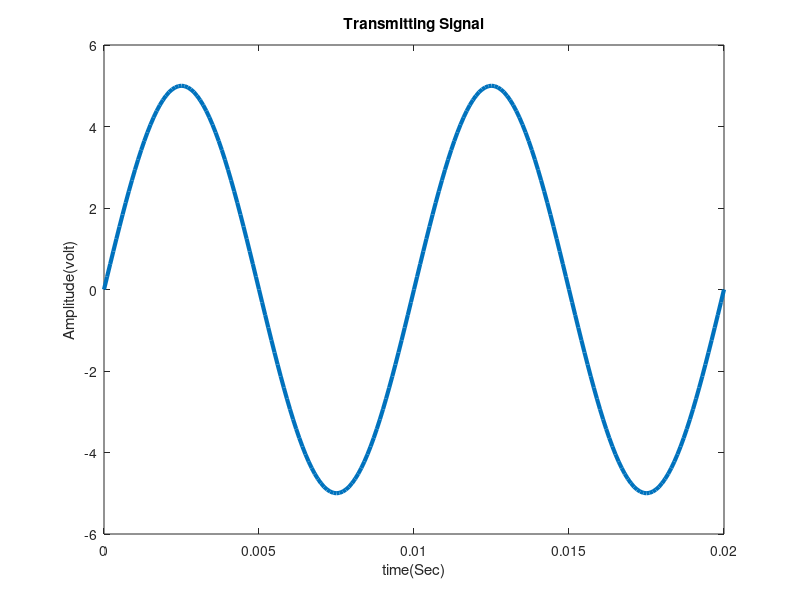
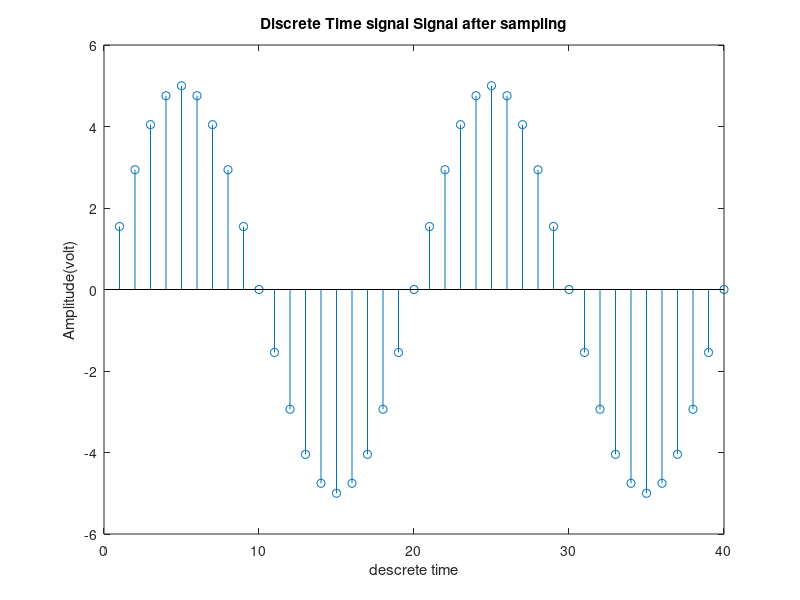
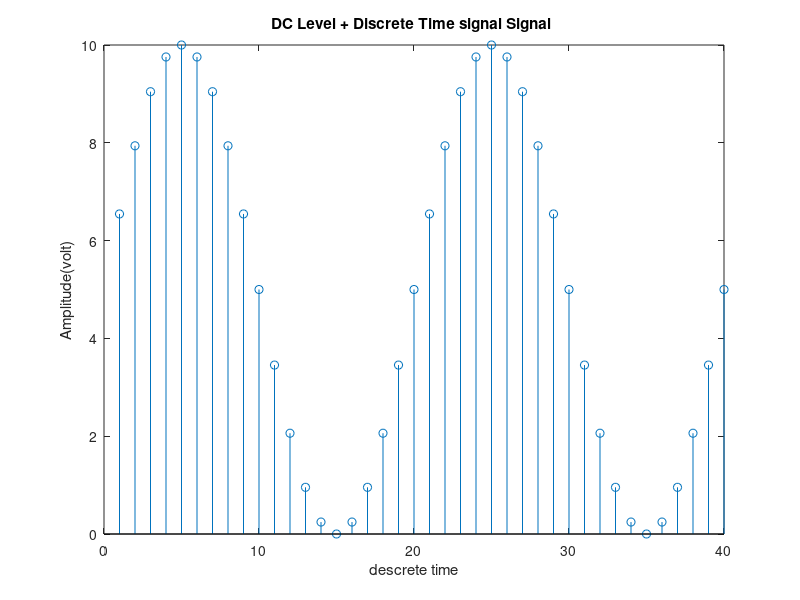
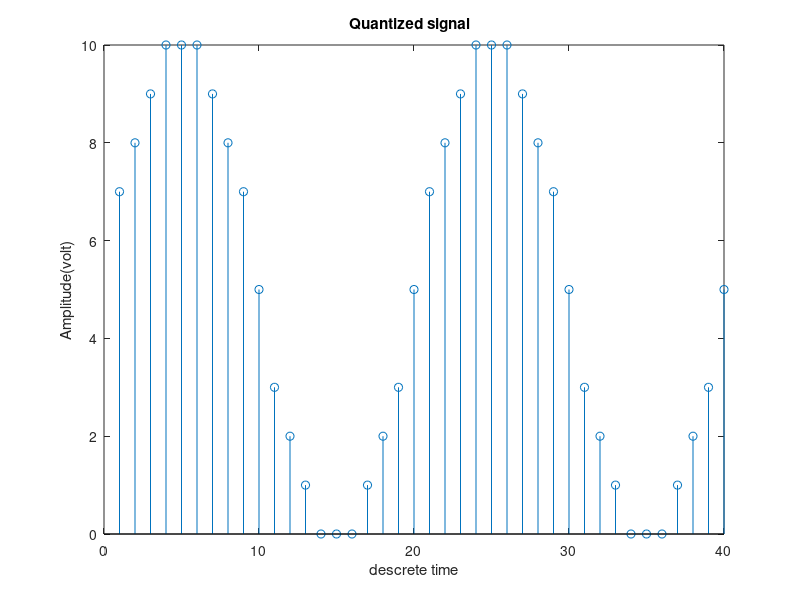

Here is the MATLAB script that generated these plots, in order: (Note: this script raises an error after producing the figures.)
%%%%Acoustic Sensing Communication%%%%%%%

clc; close all; clear all;


disp('XXXXXXXXXXXXXXXXXXXXXXXX Input function XXXXXXXXXXXXXXXXXXXXXXXXXXX');
%XXXXXXXXXXXXXXXXXXXXXXXXX INPUT FUNCTION XXXXXXXXXXXXXXXXXXXXXXXXXXXXXXXXX
fprintf('\n');
A=input(' Amplitude of Transmitting signal : ');

fprintf('\n\n');






disp('XXXXXXXXXXXXXXXXXXXX Transmitting Function XXXXXXXXXXXXXXXXXXXXXXXXX');
% XXXXXXXXXXXXXXXXXXXXXXX transmitting signal generation XXXXXXXXXXXXXXXXXX
f=100; %in Hz
T=1/f;
t=0:T/100:2*T; %collection data set
y=A*sin(2*pi*f*t);
figure(1);
plot(t,y,'linewidth',3);
ylabel(' Amplitude(volt) ')
xlabel('time(Sec)');
title(' Transmitting Signal ');

%%steps of digital communication start
%XXXXXXXXXXXXXXXXXXXXXXXXXXXXX sampling XXXXXXXXXXXXXXXXXXXXXXXXXXXXXXXXXXX
Ts=T/20;
Fs=1/Ts;
n=1:1:2*T/Ts;
y1=A*sin(2*pi*f*n*Ts);
figure(2);
stem(n,y1);
ylabel(' Amplitude(volt) ')
xlabel('descrete time');
title(' Discrete Time signal Signal after sampling ');


%XXXXXXXXXXXXXXXXXXXXXXXXXXXX Aditional of DC Level XXXXXXXXXXXXXXXXXXXXXXX
y2=A+y1;
figure(3);
stem(n,y2);
ylabel(' Amplitude(volt) ')
xlabel('descrete time');
title('DC Level + Discrete Time signal Signal ');


%XXXXXXXXXXXXXXXXXXXXXXXXXXXX Quamtization Signal XXXXXXXXXXXXXXXXXXXXXXXXX
y3=round(y2);
figure(4);
stem(n,y3);
ylabel(' Amplitude(volt) ')
xlabel('descrete time');
title('Quantized signal  ');


%XXXXXXXXXXXXXXXXXXXX Binary information Generation XXXXXXXXXXXXXXXXXXXXXXX
y4=dec2bin(y3);
Bi=y4;


%XXXXXXXXXXXXXX Binary Informatiom convert in to serial form XXXXXXXXXXXXXX
[row col]=size(Bi);
k1=1;
for i=1:row
    for j=1:col
        s(1,k1)= Bi(i,j);
        
        k1=k1+1;
    end   
end
m7=[];
m7=[m7 s];


%XX String binary information convert in to number Binary information XXXX
for p=1:length(m7);
    Nu(p)=str2num(m7(p));
end 
x=Nu;
disp(' Binary information at Transmitter :');
disp(x);


%XXXXXXXXXXXXXXXXXXXXXXXX bit rate calculation XXXXXXXXXXXXXXXXXXXXXXXXXXX
br=col*Fs;
bp=1/br; % bit period calculation



%XXXXXX Line coding to achive digital signal from binary information XXXXXX
bit=[];
for n=1:length(x);
    if Nu(n)==1;
       se=ones(1,100);
    else x(n)==0;
        se=zeros(1,100);
    end
     bit=[bit se];

end
tt=0:bp/100:2500*(bp/100);
figure(5)
plot(tt(1:2500),bit(1:2500),'LineWidth',2.5);grid on;
ylabel('amplitude(A)');
xlabel(' time(t)');
axis([0 .003 -.5 1.5]);
title('digital signal achived from binary information in transmitter ');



%XXXXXXXXXXXXXXXXXXXXX Carrier frequency Calculation XXXXXXXXXXXXXXXXXXXXXX
f1=br*2;
f2=br*8;


%XXXXXXXXXXXXXXX B-FSK modulation XXXXXXXXXXXXXXXXXXXXXXXXXXXXXXXXXXXXXXXXX%
A1=5;
t=bp/99:bp/99:bp;
ss=length(t);
m=[];
for (i=1:1:length(x))
    if (x(i)==1)
        y=A1*cos(2*pi*f1*t);
    else
        y=A1*cos(2*pi*f2*t);
    end
    m=[m y];
end
t=bp/99:bp/99:bp*length(x);
figure(6);
plot(t(1:99*10),m(1:99*10));
xlabel('time(sec)');
ylabel('amplitude(volt)');
title('BFSK modulated Wave form');

fprintf('\n\n');









disp('XXXXXXXXXXXXXXXXXXXX Receiving fuction XXXXXXXXXXXXXXXXXXXXXXXXXXXX');
%XXXXXXXXXXXXXXXXXXXX BFSK demodulation XXXXXXXXXXXXXXXXXXXXXXXXXXXXXXXXXXX
mn=[];
for(n=ss:ss:length(m))
  t=bp/99:bp/99:bp;
  y1=cos(2*pi*f1*t);
  y2=cos(2*pi*f2*t);
  mm=y1.*m((n-(ss-1)):n);
  mmm=y2.*m((n-(ss-1)):n);
  tt=bp/99:bp/99:bp;
  z1=trapz(tt,mm);
  z2=trapz(tt,mmm);
  if(z1>0)
    a=1;
  else
    a=0;
  end
  mn=[mn a];
end
disp(' Binary information at Reciver :');
disp(mn);



%XXXXXX Representation of binary information as digital signal XXXXXXXXX
x=mn;
bit=[];
for n=1:length(x);
    if Nu(n)==1;
       se=ones(1,100);
    else x(n)==0;
        se=zeros(1,100);
    end
     bit=[bit se];

end
tt=0:bp/100:2500*(bp/100);
figure(7)
plot(tt(1:2500),bit(1:2500),'LineWidth',2.5);grid on;
ylabel('amplitude(A)');
xlabel(' time(t)');
axis([0 .003 -.5 1.5]);
title('Representation of binary information as digital signal after demod');

%XXXXXXXXXXXX Decoding to achived discrete signal at Reciver XXXXXXXXXXXXXX
pp=1;
for(i=1:1:(length(mn)/col))
    for(j=1:1:col)
        xx(i,j)=mn(pp);
        pp=pp+1;
    end
end

Ns2=num2str(xx);
bd=bin2dec(Ns2);
 m14=[];
m14=[m14 bd];
disp('obtainable decimal value of each sample from FSK demodulation');
fprintf('%6.0f\n',m14);
figure(8)
stem(m14),grid on;
ylabel('amplitude(A)');
xlabel('discrete time(n)');
title('Generation of discrete time  signal from binary information ');


%XXX Remove of Dc lavel from discrete time signal at Reciver XXXXXXXXXXXXX 

sig=m14-A;
figure(9)
stem(sig),grid on;
ylabel('amplitude(A)');
xlabel('discrete time(n)');
title(' discrete time  signal without DC lavel after demodulation ');

%%steps of digital communication end

% XXXXXXXXXXXXXXXXXXXXXXXX orginal signal at Reciver XXXXXXXXXXXXXXXXXXXXX
figure(10)
f=100; %in Hz
T=1/f;
t=0:T/100:2*T; %collection data set
y=A*sin(2*pi*f*t);

z=plot(t,y,'linewidth',2);
legend('input');
z.MarkerSize= 3;

hold on



nn=T/Ts;
m17=[];
 for n=1:1:nn*2;
 t=00:(T*2)/999:T*2;
  ll=(pi/Ts)*(t-(n*Ts));
  k=sig(n).*sin(ll)./ll;
 m17=[m17 k];
 %plot(t,k,'r'),hold on
 end

 
 
m18=[];
m19=[];
 for i=1:1:length(t)
    for k=i:length(t):length(m17)
        p=m17(k);
        m18=[m18 p];
    end
    gg=sum(m18);
    m19=[ m19 gg];
    p=0;
    m18=0;
 end
plot(t,m19,'linewidth',2);

ylabel('Amplitude(A)');
xlabel(' time(t)');

title('Reconstructed signal');


fprintf('\n\n');
disp('XXXXXXXXXXXXXXXXXXXXXXXXX end of program XXXXXXXXXXXXXXXXXXXXXXXXX');

